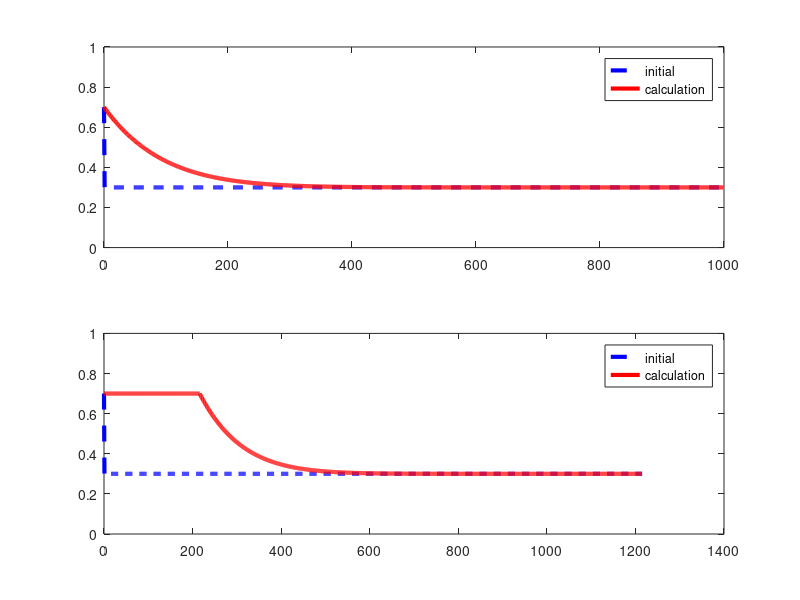

The MATLAB source for this figure:
%% This script contains a mouving boundary diffusion problem using an analytical solution

clear variables;

%% INPUT

C_0 = 0.3; %initial concentration
C_1 = 0.7; %boundary concentration
t = 60000*60*60; %time in s
dx = 1; %spatial resolution in um
l = 1000; %profile length in um
D = 1E-4; %diffusion coefficient in um²/s
v = 1E-6; %veolocity of boundary in um/s

%% CREATE DISTANCE ARRAY

%calculate number of nodes & allocate array
nodes = l/dx;
x = zeros(nodes,1);
term1 = zeros(nodes,1);
term2 = zeros(nodes,1);
term3 = zeros(nodes,1);
C = zeros(nodes,1);
x(1) = 0;

C_initial(1) = C_1;
C_initial(2:nodes) = C_0;
C_initial = C_initial';

for i = 2:nodes
    x(i) = x(i-1)+dx;
end

%% ANALYTICAL SOLUTION

%TERM I, II & III
for i = 1:nodes
    term1(i) = erfc((x(i)+v*t)/(2*sqrt(D*t)));
    term2(i) = exp((-v*x(i))/D);
    term3(i) = erfc((x(i)-v*t)/(2*sqrt(D*t)));
    C(i) = C_0+0.5*(C_1-C_0)*(term1(i)+term2(i)*term3(i));
end

%% ADDITION TO SHOW PROGRESS OF BOUNDARY

dist_from0_boundary = v*t;
x_moved = x+dist_from0_boundary;
x_add = (0:dx:(x_moved(1)-dx));
x_add = x_add';
x_extended = [x_add;x_moved];
C_add(1:numel(x_add)) = C_1;
C_add = C_add';
C_extended = [C_add;C];
C_initial_extended(1:numel(x_extended)) = C_0;
C_initial_extended(1) = C_1;
C_initial_extended = C_initial_extended';


%% PLOT RESULTS

figure
subplot(2,1,1)
plot(x,C_initial,'--','LineWidth',3,'Color','b');
hold on;
plot(x,C,'-','LineWidth',3,'Color','r');
ylim([0 1]);
legend('initial','calculation')
subplot(2,1,2)
plot(x_extended,C_initial_extended,'--','LineWidth',3,'Color','b')
hold on;
plot(x_extended,C_extended,'-','LineWidth',3,'Color','r')
ylim([0 1]);
legend('initial','calculation')
hold off;